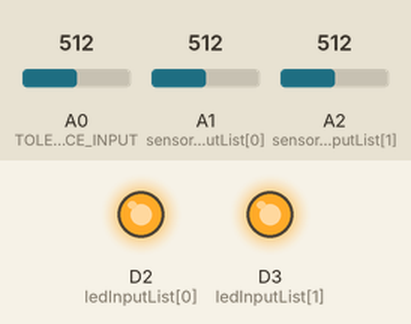
Simulated run of this sketch. Board: Arduino MKR. Parts: output pins drawn as LEDs (lit = HIGH). The test bench sets the inputs (shaded band); at power-on: A1 (sensorInputList[0]) = 512, A2 (sensorInputList[1]) = 512, A0 (TOLERANCE_INPUT) = 512. WiFi joins after 1.5 s; servers stay silent unless stated; uploads are accepted with an empty reply; not simulated (calls return 0 or success): env.h; what the sketch prints to the serial monitor is not drawn.

Above: at 12.7 s.
12.8 s: A1 (sensorInputList[0]) set to 0
At 13.5 s:
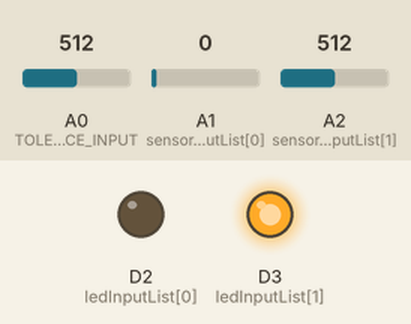
14.4 s: A1 (sensorInputList[0]) set to 122
At 16.2 s:
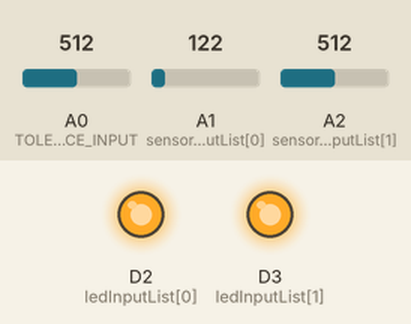
16.5 s: A2 (sensorInputList[1]) set to 0
At 17.9 s:
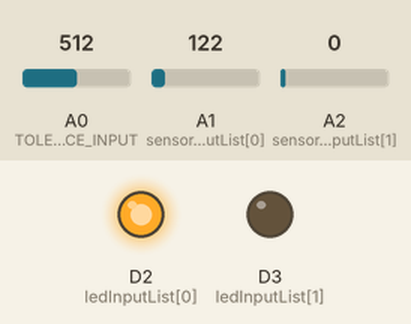
18.6 s: A2 (sensorInputList[1]) set to 122
At 19.6 s:
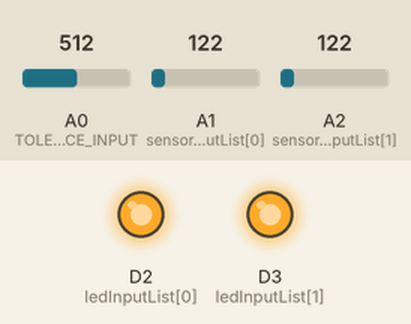
Timing chart, 0 to 21.6 s (numbered marks = the images above; inputs shaded):
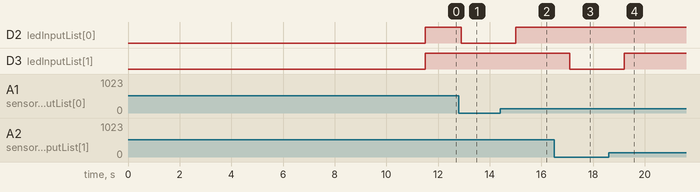

Measured:
- after the input at 12.8 s, D2 (ledInputList[0]): HIGH → LOW after 0.10 s
- after the input at 14.4 s, D2 (ledInputList[0]): LOW → HIGH after 0.61 s
- after the input at 16.5 s, D3 (ledInputList[1]): HIGH → LOW after 0.61 s
- after the input at 18.6 s, D3 (ledInputList[1]): LOW → HIGH after 0.61 s

The sketch:

pressure_sensor.ino
```cpp
#include <SPI.h>
#include <WiFiNINA.h>
#include <ArduinoHttpClient.h>

#include "env.h"
char ssid[] = SECRET_SSID;        // your network SSID (name)
char pass[] = SECRET_PASS;    // your network password (use for WPA, or use as key for WEP)
int status = WL_IDLE_STATUS;     // the Wifi radio's status

char serverAddress[] = SERVER_ADDRESS;
WiFiClient wifi;
HttpClient httpClient = HttpClient(wifi, serverAddress, 9090);

#define LED_1_OUTPUT 2
#define LED_2_OUTPUT 3

#define THRESHOLD_INPUT 5

int INITIAL_VALUE = 0;
char sensorInputList[] = {A1, A2};
int ledInputList[] = {2,3};
int initialValues[] = {INITIAL_VALUE, INITIAL_VALUE};
int TOLERANCE_INPUT = A0;
int TOLERANCE = 400;
int ALERT = 0;

void setup()
{
  Serial.begin(9600);

  for (int i = 0; i < sizeof(sensorInputList); i++) {
    pinMode(sensorInputList[i],INPUT);
    pinMode(ledInputList[i],OUTPUT);
    initialValues[i] = analogRead(sensorInputList[i]);
  }

  pinMode(TOLERANCE_INPUT, INPUT);

  // check for the WiFi module:
  if (WiFi.status() == WL_NO_MODULE) {
    Serial.println("Communication with WiFi module failed!");
    // don't continue
    while (true);
  }

   // attempt to connect to Wifi network:
  while (status != WL_CONNECTED) {
    Serial.print("Attempting to connect to WPA SSID: ");
    Serial.println(ssid);
    // Connect to WPA/WPA2 network:
    status = WiFi.begin(ssid, pass);

    // wait 10 seconds for connection:
    delay(10000);
  }

  // you're connected now, so print out the data:
  Serial.println("You're connected to the network");
  Serial.print("SSID: ");
  Serial.println(WiFi.SSID());
}

void loop(){
    Serial.println();

    int length = sizeof(sensorInputList)/sizeof(sensorInputList[0]);
    int tolerance = analogRead(TOLERANCE_INPUT);

    String postData = "{ \"tolerance\": "+ String(tolerance) +", \"strips\": [";

    for (int i = 0; i < length; i = i+1) {
      int value = analogRead(sensorInputList[i]);
      if (abs(initialValues[i] - value) < tolerance) {
        digitalWrite(ledInputList[i], HIGH);
        ALERT = ALERT + 1;
      } else {
        digitalWrite(ledInputList[i], LOW);
        ALERT = 0;
      }

      postData = postData + "{\"position\": " + String(i) + ", \"value\": " + String(abs(value)) + "}";

      if (i < length - 1) {
        postData = postData + ", ";
      }
    }

    postData = postData + "]}";

    httpClient.beginRequest();
    httpClient.post("/data");
    httpClient.sendHeader("Content-Type", "application/json");
    httpClient.sendHeader("Content-Length", postData.length());
    httpClient.beginBody();
    httpClient.print(postData);
    httpClient.endRequest();

    delay (500);
  }
```
